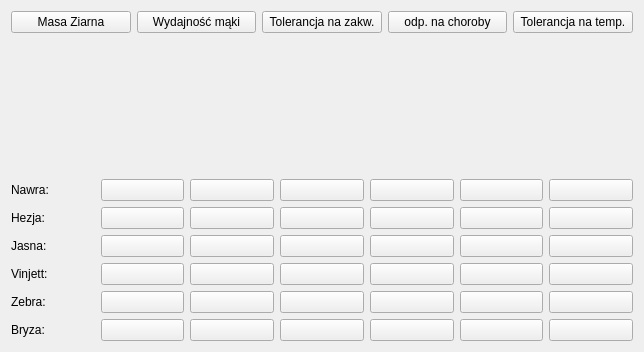
<?xml version="1.0" encoding="UTF-8"?>
<ui version="4.0">
 <class>dataWindow</class>
 <widget class="QWidget" name="dataWindow">
  <property name="geometry">
   <rect>
    <x>0</x>
    <y>0</y>
    <width>644</width>
    <height>352</height>
   </rect>
  </property>
  <property name="windowTitle">
   <string>Dane eksperckie</string>
  </property>
  <layout class="QGridLayout" name="gridLayout_2">
   <item row="0" column="0">
    <layout class="QVBoxLayout" name="verticalLayout">
     <item>
      <layout class="QHBoxLayout" name="horizontalLayout_12">
       <item>
        <widget class="QPushButton" name="pushButton11">
         <property name="text">
          <string>Masa Ziarna</string>
         </property>
        </widget>
       </item>
       <item>
        <widget class="QPushButton" name="pushButton22">
         <property name="text">
          <string>Wydajność mąki</string>
         </property>
        </widget>
       </item>
       <item>
        <widget class="QPushButton" name="pushButton33">
         <property name="text">
          <string>Tolerancja na zakw.</string>
         </property>
        </widget>
       </item>
       <item>
        <widget class="QPushButton" name="pushButton44">
         <property name="text">
          <string>odp. na choroby</string>
         </property>
        </widget>
       </item>
       <item>
        <widget class="QPushButton" name="pushButton55">
         <property name="text">
          <string>Tolerancja na temp.</string>
         </property>
        </widget>
       </item>
      </layout>
     </item>
     <item>
      <layout class="QHBoxLayout" name="horizontalLayout_11">
       <item>
        <widget class="QLabel" name="label">
         <property name="layoutDirection">
          <enum>Qt::LeftToRight</enum>
         </property>
         <property name="text">
          <string/>
         </property>
         <property name="alignment">
          <set>Qt::AlignCenter</set>
         </property>
        </widget>
       </item>
      </layout>
     </item>
     <item>
      <layout class="QHBoxLayout" name="horizontalLayout_10">
       <item>
        <widget class="QLabel" name="label_2">
         <property name="text">
          <string>Nawra:</string>
         </property>
        </widget>
       </item>
       <item>
        <widget class="QPushButton" name="pushButtonx11">
         <property name="text">
          <string/>
         </property>
        </widget>
       </item>
       <item>
        <widget class="QPushButton" name="pushButtonx12">
         <property name="text">
          <string/>
         </property>
        </widget>
       </item>
       <item>
        <widget class="QPushButton" name="pushButtonx13">
         <property name="text">
          <string/>
         </property>
        </widget>
       </item>
       <item>
        <widget class="QPushButton" name="pushButtonx14">
         <property name="text">
          <string/>
         </property>
        </widget>
       </item>
       <item>
        <widget class="QPushButton" name="pushButtonx15">
         <property name="text">
          <string/>
         </property>
        </widget>
       </item>
       <item>
        <widget class="QPushButton" name="pushButtonx16">
         <property name="text">
          <string/>
         </property>
        </widget>
       </item>
      </layout>
     </item>
     <item>
      <layout class="QHBoxLayout" name="horizontalLayout_9">
       <item>
        <widget class="QLabel" name="label_3">
         <property name="text">
          <string>Hezja:</string>
         </property>
        </widget>
       </item>
       <item>
        <widget class="QPushButton" name="pushButtonx21">
         <property name="text">
          <string/>
         </property>
        </widget>
       </item>
       <item>
        <widget class="QPushButton" name="pushButtonx22">
         <property name="text">
          <string/>
         </property>
        </widget>
       </item>
       <item>
        <widget class="QPushButton" name="pushButtonx23">
         <property name="text">
          <string/>
         </property>
        </widget>
       </item>
       <item>
        <widget class="QPushButton" name="pushButtonx24">
         <property name="text">
          <string/>
         </property>
        </widget>
       </item>
       <item>
        <widget class="QPushButton" name="pushButtonx25">
         <property name="text">
          <string/>
         </property>
        </widget>
       </item>
       <item>
        <widget class="QPushButton" name="pushButtonx26">
         <property name="text">
          <string/>
         </property>
        </widget>
       </item>
      </layout>
     </item>
     <item>
      <layout class="QHBoxLayout" name="horizontalLayout_8">
       <item>
        <widget class="QLabel" name="label_4">
         <property name="text">
          <string>Jasna:</string>
         </property>
        </widget>
       </item>
       <item>
        <widget class="QPushButton" name="pushButtonx31">
         <property name="text">
          <string/>
         </property>
        </widget>
       </item>
       <item>
        <widget class="QPushButton" name="pushButtonx32">
         <property name="text">
          <string/>
         </property>
        </widget>
       </item>
       <item>
        <widget class="QPushButton" name="pushButtonx33">
         <property name="text">
          <string/>
         </property>
        </widget>
       </item>
       <item>
        <widget class="QPushButton" name="pushButtonx34">
         <property name="text">
          <string/>
         </property>
        </widget>
       </item>
       <item>
        <widget class="QPushButton" name="pushButtonx35">
         <property name="text">
          <string/>
         </property>
        </widget>
       </item>
       <item>
        <widget class="QPushButton" name="pushButtonx36">
         <property name="text">
          <string/>
         </property>
        </widget>
       </item>
      </layout>
     </item>
     <item>
      <layout class="QHBoxLayout" name="horizontalLayout_7">
       <item>
        <widget class="QLabel" name="label_5">
         <property name="text">
          <string>Vinjett:</string>
         </property>
        </widget>
       </item>
       <item>
        <widget class="QPushButton" name="pushButtonx41">
         <property name="text">
          <string/>
         </property>
        </widget>
       </item>
       <item>
        <widget class="QPushButton" name="pushButtonx42">
         <property name="text">
          <string/>
         </property>
        </widget>
       </item>
       <item>
        <widget class="QPushButton" name="pushButtonx43">
         <property name="text">
          <string/>
         </property>
        </widget>
       </item>
       <item>
        <widget class="QPushButton" name="pushButtonx44">
         <property name="text">
          <string/>
         </property>
        </widget>
       </item>
       <item>
        <widget class="QPushButton" name="pushButtonx45">
         <property name="text">
          <string/>
         </property>
        </widget>
       </item>
       <item>
        <widget class="QPushButton" name="pushButtonx46">
         <property name="text">
          <string/>
         </property>
        </widget>
       </item>
      </layout>
     </item>
     <item>
      <layout class="QHBoxLayout" name="horizontalLayout_6">
       <item>
        <widget class="QLabel" name="label_6">
         <property name="text">
          <string>Zebra:</string>
         </property>
        </widget>
       </item>
       <item>
        <widget class="QPushButton" name="pushButtonx51">
         <property name="text">
          <string/>
         </property>
        </widget>
       </item>
       <item>
        <widget class="QPushButton" name="pushButtonx52">
         <property name="text">
          <string/>
         </property>
        </widget>
       </item>
       <item>
        <widget class="QPushButton" name="pushButtonx53">
         <property name="text">
          <string/>
         </property>
        </widget>
       </item>
       <item>
        <widget class="QPushButton" name="pushButtonx54">
         <property name="text">
          <string/>
         </property>
        </widget>
       </item>
       <item>
        <widget class="QPushButton" name="pushButtonx55">
         <property name="text">
          <string/>
         </property>
        </widget>
       </item>
       <item>
        <widget class="QPushButton" name="pushButtonx56">
         <property name="text">
          <string/>
         </property>
        </widget>
       </item>
      </layout>
     </item>
     <item>
      <layout class="QHBoxLayout" name="horizontalLayout_2">
       <item>
        <widget class="QLabel" name="label_7">
         <property name="text">
          <string>Bryza:</string>
         </property>
        </widget>
       </item>
       <item>
        <widget class="QPushButton" name="pushButtonx61">
         <property name="text">
          <string/>
         </property>
        </widget>
       </item>
       <item>
        <widget class="QPushButton" name="pushButtonx62">
         <property name="text">
          <string/>
         </property>
        </widget>
       </item>
       <item>
        <widget class="QPushButton" name="pushButtonx63">
         <property name="text">
          <string/>
         </property>
        </widget>
       </item>
       <item>
        <widget class="QPushButton" name="pushButtonx64">
         <property name="text">
          <string/>
         </property>
        </widget>
       </item>
       <item>
        <widget class="QPushButton" name="pushButtonx65">
         <property name="text">
          <string/>
         </property>
        </widget>
       </item>
       <item>
        <widget class="QPushButton" name="pushButtonx66">
         <property name="text">
          <string/>
         </property>
        </widget>
       </item>
      </layout>
     </item>
    </layout>
   </item>
  </layout>
 </widget>
 <resources/>
 <connections/>
</ui>
